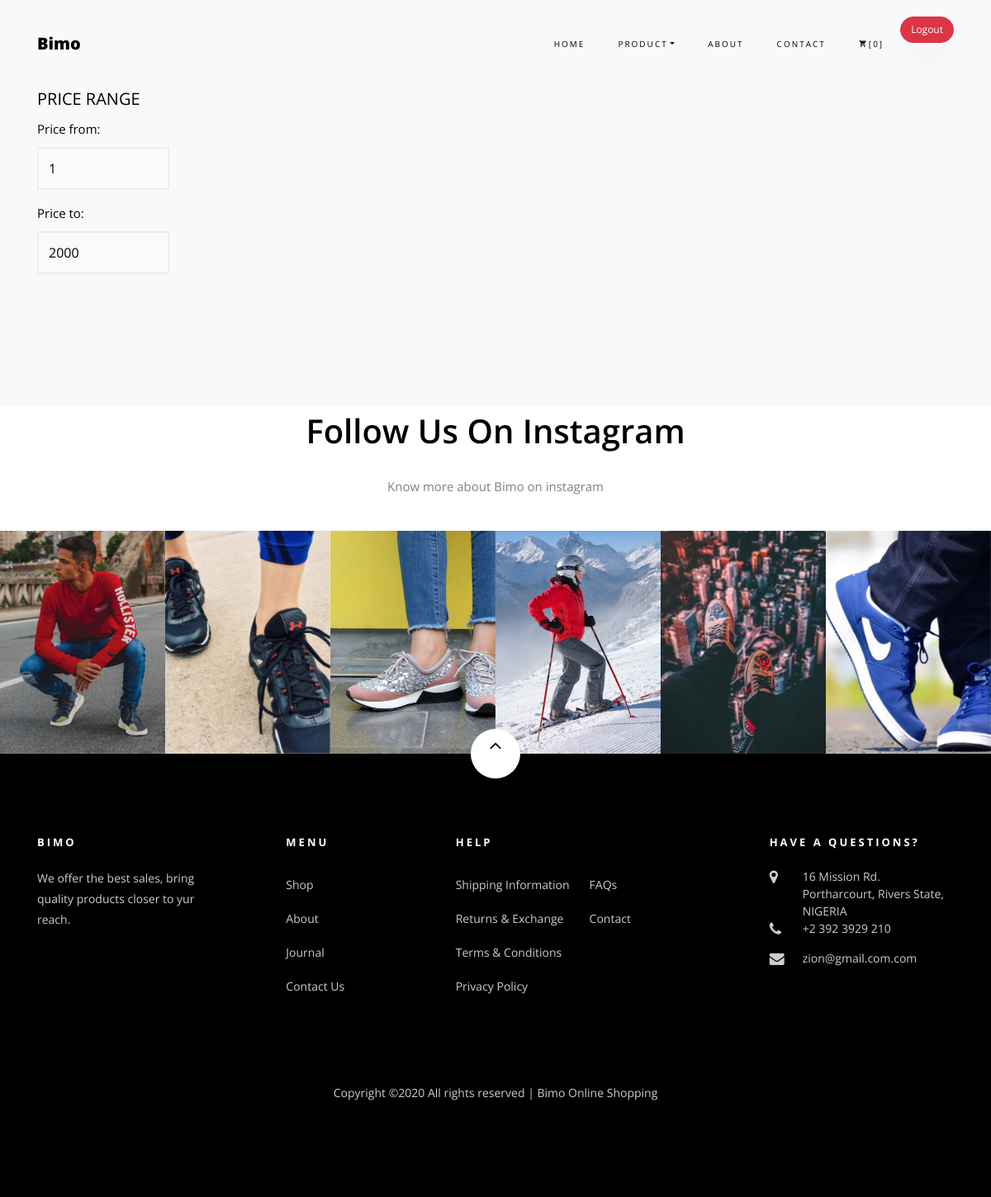
The page /Bimo/Fashion/ (signed in) on the database as committed earlier.
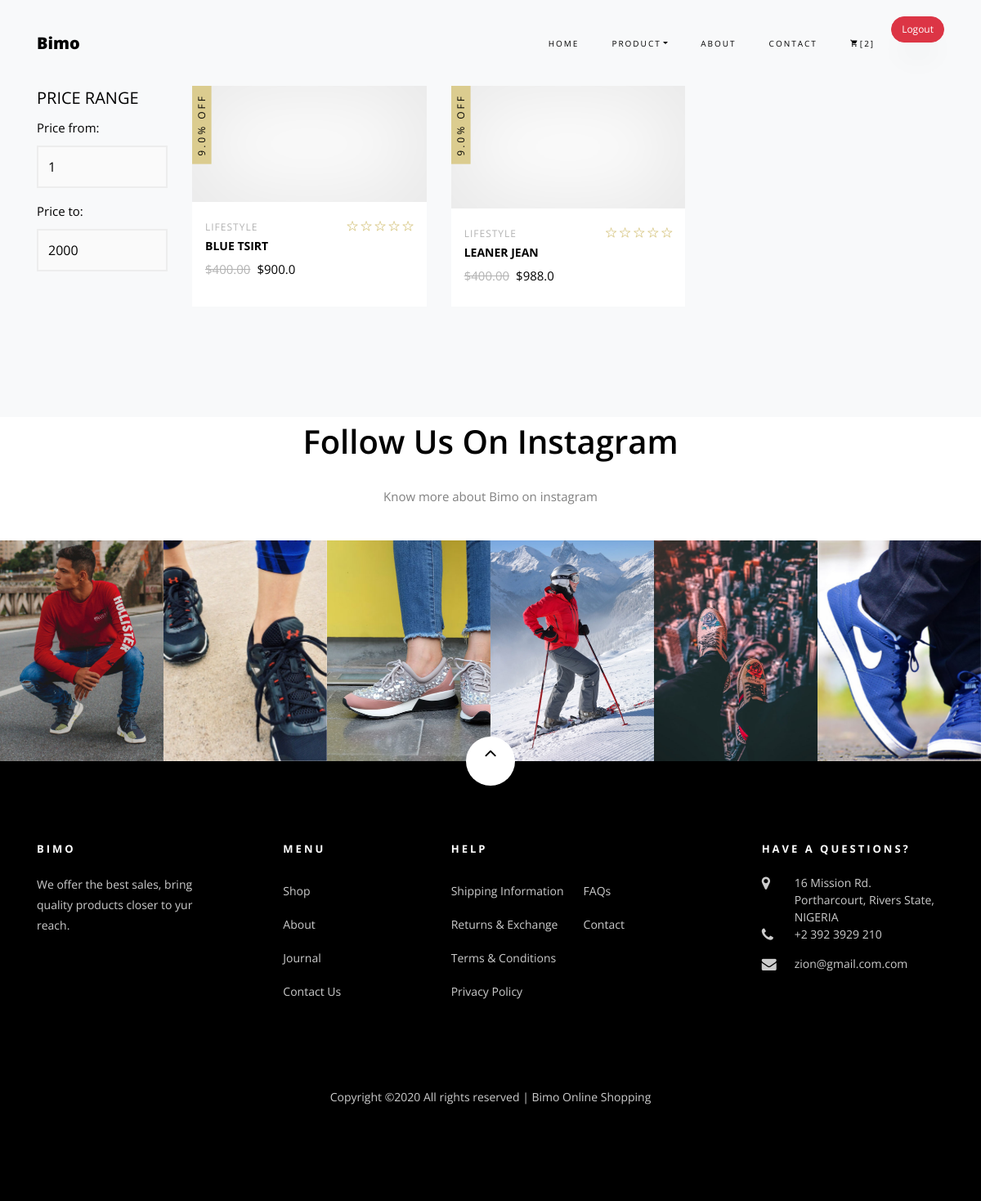
The same page on the database as committed later.
### Shopping/models.py (models this page shows, shortened)
class Order(models.Model):
    user = models.ForeignKey(settings.AUTH_USER_MODEL, on_delete=models.CASCADE)
    items = models.ManyToManyField(OrderedItem)
    date_ordered = models.DateTimeField(auto_now_add=True)
    status = models.BooleanField(default=False)
    billing_address = models.ForeignKey(
        'BillingAddress',on_delete=models.SET_NULL, null=True, blank=True)
    payment= models.ForeignKey(
        'Payment',on_delete=models.SET_NULL, null=True, blank=True)

class product(models.Model):
    slug = models.SlugField(default=PRODUCT_ID)
    title = models.CharField(max_length=100)
    price = models.FloatField()
    discount = models.FloatField(null=True, blank=True)
    P_type = models.CharField(choices=PRODUCT_TYPE, max_length=2)
    size = models.CharField(choices=PRODUCT_SIZE, max_length=2)
    sample = models.ImageField()
    Date = models.DateTimeField(auto_now=True)
    Time = models.TimeField(auto_now=True)

### Shopping/views.py (the view)
# urls.py: path('Fashion/', Fashion.as_view(), name='Fashion'),
class Fashion(LoginRequiredMixin,ListView):
    context_object_name = 'products'
    queryset = product.objects.filter(P_type='FS')
    template_name = 'shop.html'
    paginate_by = 6

### Shopping/templatetags/cart_template_tags.py (called while the page is built)
@register.filter
def cart_item_count(user):
    if user.is_authenticated:
        qs = Order.objects.filter(user=user, status=False)
        if qs.exists():
            return qs[0].items.count()
    return 0

### templates/shop.html (shortened to what the changed rows need)
{% extends 'base.html'%}
{% block header %}
{% load static %}
    <section class="ftco-section bg-light">
    	<div class="container">
    		<div class="row">
    			<div class="col-md-8 col-lg-10 order-md-last">
    				<div class="row">
                        {% for product in products %}
		    			<div class="col-sm-12 col-md-12 col-lg-4 ftco-animate d-flex">
		    				<div class="product d-flex flex-column">
		    					<a href="{% url 'Product_Single' product.slug %}" class="img-prod"><img class="img-fluid" src="{{product.sample.url}}" alt="Colorlib Template">
		    						<span class="status">{{product.discount}}% Off</span>
		    					</a>
		    					<div class="text py-3 pb-4 px-3">
		    						<div class="d-flex">
		    							<div class="cat">
				    						<span>Lifestyle</span>
				    					</div>
				    					<div class="rating">
			    							<p class="text-right mb-0">
			    								<a href="#"><span class="ion-ios-star-outline"></span></a>
			    								<a href="#"><span class="ion-ios-star-outline"></span></a>
			    								<a href="#"><span class="ion-ios-star-outline"></span></a>
			    								<a href="#"><span class="ion-ios-star-outline"></span></a>
			    								<a href="#"><span class="ion-ios-star-outline"></span></a>
			    							</p>
			    						</div>
			    					</div>
		    						<h3><a href="#">{{product.title}}</a></h3>
		  							<div class="pricing">
			    						<p class="price"><span class="mr-2 price-dc">$400.00</span><span class="price-sale">${{product.price}}</span></p>
			    					</div>
		    					</div>
		    				</div>
		    			</div>
						{% endfor %}
		    		</div>
		    	</div>
		    	<div class="col-md-4 col-lg-2">
		    		<div class="sidebar">
							<div class="sidebar-box-2">
								<h2 class="heading">Price Range</h2>
							</div>
						</div>
    			</div>
    		</div>
    	</div>
    </section>
		<section class="ftco-gallery">
    	<div class="container">
    		<div class="row justify-content-center">
    			<div class="col-md-8 heading-section text-center mb-4 ftco-animate">
            <h2 class="mb-4">Follow Us On Instagram</h2>
          </div>
    		</div>
    	</div>
    </section>
    <footer class="ftco-footer ftco-section">
      <div class="container">
        <div class="row mb-5">
          <div class="col-md">
            <div class="ftco-footer-widget mb-4">
              <h2 class="ftco-heading-2">Bimo</h2>
            </div>
          </div>
          <div class="col-md">
            <div class="ftco-footer-widget mb-4 ml-md-5">
              <h2 class="ftco-heading-2">Menu</h2>
            </div>
          </div>
          <div class="col-md-4">
             <div class="ftco-footer-widget mb-4">
              <h2 class="ftco-heading-2">Help</h2>
            </div>
          </div>
          <div class="col-md">
            <div class="ftco-footer-widget mb-4">
            	<h2 class="ftco-heading-2">Have a Questions?</h2>
            </div>
          </div>
        </div>
      </div>
    </footer>
 {% endblock %}

### templates/base.html (shortened to what this page needs)
{% load static %}
{% load cart_template_tags %}
<!DOCTYPE html>
<html lang="en">
  <head>
    <link rel="stylesheet" href="{% static 'assets/css/open-iconic-bootstrap.min.css' %}">
    <link rel="stylesheet" href="{% static 'assets/css/animate.css' %}">
    <link rel="stylesheet" href="{% static 'assets/css/owl.carousel.min.css' %}">
    <link rel="stylesheet" href="{% static 'assets/css/owl.theme.default.min.css' %}">
    <link rel="stylesheet" href="{% static 'assets/css/magnific-popup.css' %}">
    <link rel="stylesheet" href="{% static 'assets/css/aos.css' %}">
    <link rel="stylesheet" href="{% static 'assets/css/ionicons.min.css' %}">
    <link rel="stylesheet" href="{% static 'assets/css/bootstrap-datepicker.css' %}">
    <link rel="stylesheet" href="{% static 'assets/css/jquery.timepicker.css' %}">
    <link rel="stylesheet" href="{% static 'assets/css/flaticon.css' %}">
    <link rel="stylesheet" href="{% static 'assets/css/icomoon.css' %}">
    <link rel="stylesheet" href="{% static 'assets/css/style.css' %}">
  </head>
  <body class="goto-here">
    <nav class="navbar navbar-expand-lg navbar-dark ftco_navbar bg-dark ftco-navbar-light" id="ftco-navbar">
        <div class="container">
          <a class="navbar-brand" href="index.html">Bimo</a>
          <div class="collapse navbar-collapse" id="ftco-nav">
            <ul class="navbar-nav ml-auto">
              <li class="nav-item active"><a href="{% url 'Index' %}" class="nav-link">Home</a></li>
              <li class="nav-item dropdown">
              <a class="nav-link dropdown-toggle" href="#" id="dropdown04" data-toggle="dropdown" aria-haspopup="true" aria-expanded="false">Product</a>
            </li>
              <li class="nav-item"><a href="{% url 'About' %}" class="nav-link">About</a></li>
              <li class="nav-item"><a href="{% url 'Contact' %}" class="nav-link">Contact</a></li>
              <li class="nav-item cta cta-colored"><a href="{% url 'Cart' %}" class="nav-link"><span class="icon-shopping_cart"></span>[{{request.user|cart_item_count}}]</a></li>
              <br><form action="{% url 'Logout' %}" method="post">{% csrf_token %}
                   {% if user.is_authenticated %}
                   <li class="nav-item"><button type="submit" class="btn btn-danger">Logout</button></a></li>
              </form>
                {% else %}
                     <li class="nav-item"><a href="{% url 'home' %}" ><button type="submit" class="btn btn-info">Login</button></a></li>
                    {% endif %}
            </ul>
          </div>
        </div>
      </nav>
    {% block header %}
    {% endblock %}

Rows that differ between the two databases and show on the page:
added product: discount "9.0", title "BLUE TSIRT", price "900.0"
added product: discount "9.0", title "LEANER JEAN", price "988.0"
Other text that changed with them:
{{ request.user|cart_item_count }}: "0" → "2"
